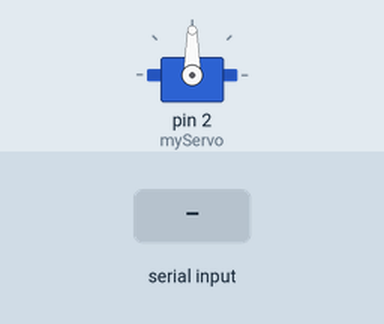
A sketch run on a simulated Arduino Uno, built with avr-gcc and run on an emulated ATmega328P. On the bench: servo. The inputs (shaded band) are chosen by the test bench.

Above: at 1.2 s.
1.3 s: "e" received over Serial
At 2.1 s:
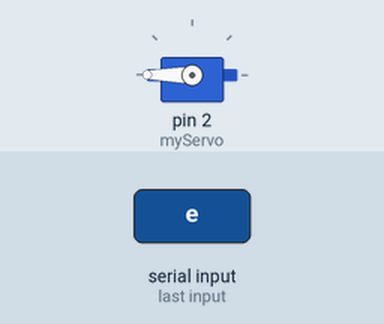
Timing chart, 0 to 12.8 s (numbered marks = the images above; inputs shaded):
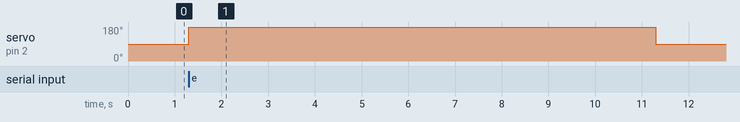

The sketch:

for_v8.ino
```cpp
#include <Servo.h>

char python;
Servo myServo;
bool objectDetected = false;  // Nesne tespit edildi mi?
unsigned long lastDetectionTime = 0;  // Son tespit zamanını saklamak için
const long waitTime = 10000;  // 10 saniye bekleme süresi

void setup() {
  Serial.begin(9600);
  myServo.attach(2);
}

void loop() {
  if (Serial.available() > 0) {
    python = Serial.read();
    if (python == 'e' && !objectDetected) {
      objectDetected = true;  // Nesne tespit edildi
      myServo.write(180);  // Servo motoru hareket ettir
      lastDetectionTime = millis();  // Tespit zamanını kaydet
    }
  }

  // Eğer nesne tespit edildiyse ve belirlenen süre geçtiyse
  if (objectDetected && millis() - lastDetectionTime >= waitTime) {
    myServo.write(90);  // Servo motoru eski konumuna döndür
    objectDetected = false;  // Nesne tespit edilmedi olarak güncelle
  }
}
```

Measured:
- after the input at 1.3 s, servo on pin 2 (myServo): 90° → 180° at once, → 90° 10.0 s later
